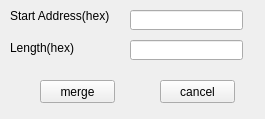
<?xml version="1.0" encoding="UTF-8"?>
<ui version="4.0">
 <class>Form</class>
 <widget class="QWidget" name="Form">
  <property name="geometry">
   <rect>
    <x>0</x>
    <y>0</y>
    <width>265</width>
    <height>119</height>
   </rect>
  </property>
  <property name="windowTitle">
   <string>Merge</string>
  </property>
  <widget class="QLabel" name="label">
   <property name="geometry">
    <rect>
     <x>10</x>
     <y>0</y>
     <width>111</width>
     <height>31</height>
    </rect>
   </property>
   <property name="text">
    <string>Start Address(hex)</string>
   </property>
  </widget>
  <widget class="QLineEdit" name="lineEdit">
   <property name="geometry">
    <rect>
     <x>130</x>
     <y>10</y>
     <width>113</width>
     <height>20</height>
    </rect>
   </property>
  </widget>
  <widget class="QPushButton" name="pushButton">
   <property name="geometry">
    <rect>
     <x>40</x>
     <y>80</y>
     <width>75</width>
     <height>23</height>
    </rect>
   </property>
   <property name="text">
    <string>merge</string>
   </property>
  </widget>
  <widget class="QPushButton" name="pushButton_2">
   <property name="geometry">
    <rect>
     <x>160</x>
     <y>80</y>
     <width>75</width>
     <height>23</height>
    </rect>
   </property>
   <property name="text">
    <string>cancel</string>
   </property>
  </widget>
  <widget class="QLabel" name="label_2">
   <property name="geometry">
    <rect>
     <x>10</x>
     <y>40</y>
     <width>81</width>
     <height>16</height>
    </rect>
   </property>
   <property name="text">
    <string>Length(hex)</string>
   </property>
  </widget>
  <widget class="QLineEdit" name="lineEdit_2">
   <property name="geometry">
    <rect>
     <x>130</x>
     <y>40</y>
     <width>113</width>
     <height>20</height>
    </rect>
   </property>
  </widget>
 </widget>
 <resources/>
 <connections/>
</ui>
